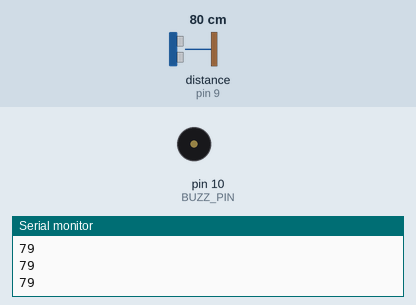
Recording of a sketch running on a simulated Arduino Uno, built with avr-gcc and run on an emulated ATmega328P. Parts: buzzer (waves = sounding, pin HIGH), the last lines printed to the serial monitor. Wiring (inferred from the names in the program): ultrasonic range finder: trigger pin 8; echo pin 9. The inputs (shaded band) are chosen by the test bench; at power-on: distance to the obstacle (sensor on pin 9) 80 cm. The echo pulse lasts 58.3 µs per cm; pins used as bus, display or sensor lines are not drawn.

Above: at 1.2 s.
1.3 s: distance to the obstacle (sensor on pin 9) set to 2 cm
At 2.3 s:
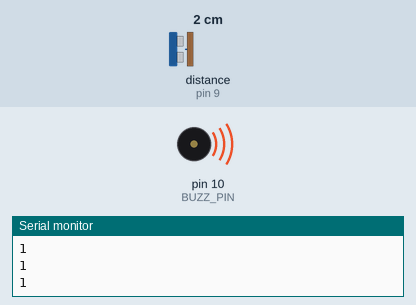
2.8 s: distance to the obstacle (sensor on pin 9) set to 28 cm
4.3 s: distance to the obstacle (sensor on pin 9) set to 33 cm
At 4.8 s:
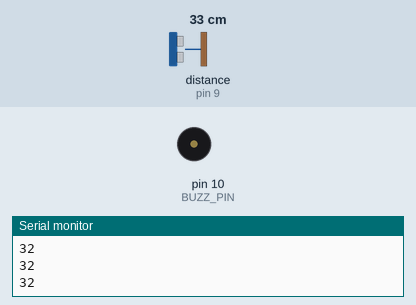
5.8 s: distance to the obstacle (sensor on pin 9) set to 4 cm
At 7.0 s:
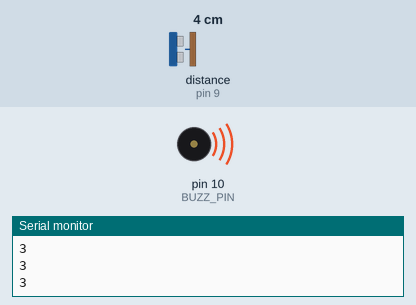
Timing chart, 0 to 8.3 s (numbered marks = the images above; inputs shaded):
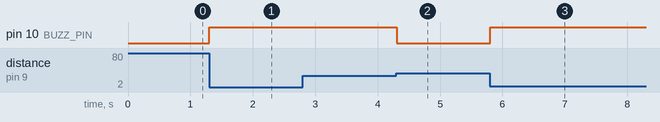

The sketch:

Ultra_sonic_sensor.ino
```cpp
int ULTRASONIC_TRIG_PIN=8;
int ULTRASONIC_ECHO_PIN=9;
int BUZZ_PIN=10;
void setup() {
  // put your setup code here, to run once:

pinMode(ULTRASONIC_TRIG_PIN, OUTPUT);
pinMode(ULTRASONIC_ECHO_PIN, INPUT);
pinMode(BUZZ_PIN,OUTPUT);
Serial.begin(9600);

}

void loop() {
  // put your main code here, to run repeatedly:
long duration, distance;
  digitalWrite(ULTRASONIC_TRIG_PIN, LOW);
  delayMicroseconds(2);
  digitalWrite(ULTRASONIC_TRIG_PIN, HIGH);
  delayMicroseconds(10);
  digitalWrite(ULTRASONIC_TRIG_PIN, LOW);
  duration = pulseIn(ULTRASONIC_ECHO_PIN, HIGH);
  distance = (duration / 2) / 29.1;
  Serial.println(distance);
  if (distance < 30) {
    digitalWrite(BUZZ_PIN,HIGH);
  }
  else
{
  digitalWrite(BUZZ_PIN,LOW);
}
}
```

Measured:
- the behaviour switches between 30 and 31 cm on distance to the obstacle (sensor on pin 9) (found by bisection; images 1 and 2)
- after the input at 1.3 s, pin 10 (BUZZ_PIN): LOW → HIGH at once
- after the input at 4.3 s, pin 10 (BUZZ_PIN): HIGH → LOW at once
- after the input at 5.8 s, pin 10 (BUZZ_PIN): LOW → HIGH at once
